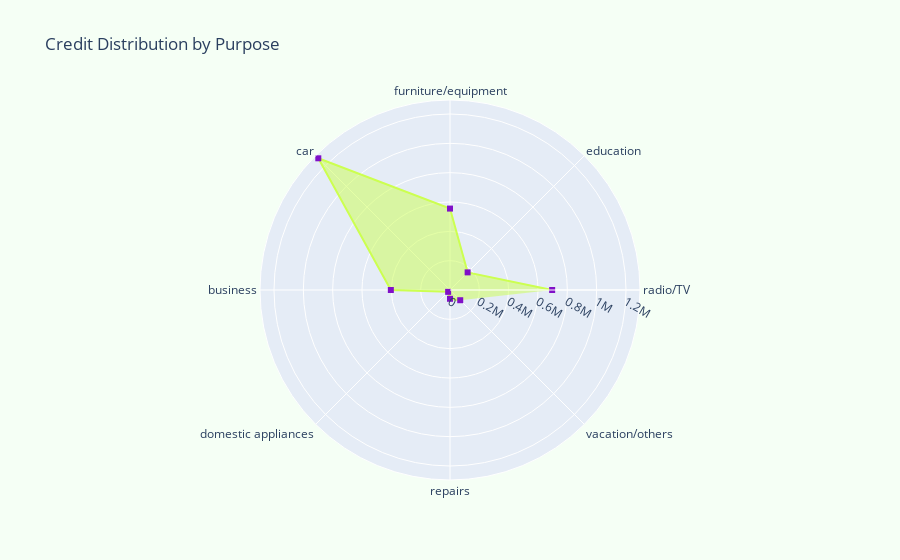

Notebook source saved alongside this figure:
### Code cell
radio_tv = np.sum(data['Credit amount'].loc[data['Purpose'] == 'radio/TV'].values)
education = np.sum(data['Credit amount'].loc[data['Purpose'] == 'education'].values)
furniture = np.sum(data['Credit amount'].loc[data['Purpose'] == 'furniture/equipment'].values)
car = np.sum(data['Credit amount'].loc[data['Purpose'] == 'car'].values)
business = np.sum(data['Credit amount'].loc[data['Purpose'] == 'business'].values)
domestic_app = np.sum(data['Credit amount'].loc[data['Purpose'] == 'domestic appliances'].values)
repairs = np.sum(data['Credit amount'].loc[data['Purpose'] == 'repairs'].values)
vacation_others = np.sum(data['Credit amount'].loc[data['Purpose'] == 'vacation/others'].values)

data_purposes = pd.DataFrame(data=[[radio_tv, education, furniture, car, business, domestic_app, repairs, vacation_others]],
                          columns=data["Purpose"].unique())

print(data_purposes)

df2 = [
    go.Scatterpolar(
        r = [radio_tv, education, furniture,car, business, domestic_app, repairs, vacation_others],
        theta = data['Purpose'].unique().tolist(),
        line = dict(
            color = "#ccff50"
        ),
        mode = 'lines+markers',
        fill='toself',
        marker = dict(
            color = '#8010c7',
            symbol='square',
            size=6
        )
    )
]

layout = go.Layout(
    showlegend = False,
    title= "Credit Distribution by Purpose",
    paper_bgcolor = "rgb(245, 255, 245)"
)

fig = dict(data=df2, layout=layout)
iplot(fig, filename = 'polar/basic')

### Figure 1 — Plotly figure (JSON) as saved in the notebook; plotly's stock layout.template omitted (floating-point values rounded to 4 significant figures)
{"data": [{"fill": "toself", "line": {"color": "#ccff50"}, "marker": {"color": "#8010c7", "size": 6, "symbol": "square"}, "mode": "lines+markers", "r": [696543, 169873, 555125, 1269881, 403330, 17976, 60018, 98512], "theta": ["radio/TV", "education", "furniture/equipment", "car", "business", "domestic appliances", "repairs", "vacation/others"], "type": "scatterpolar"}], "layout": {"paper_bgcolor": "rgb(245, 255, 245)", "showlegend": false, "title": {"text": "Credit Distribution by Purpose"}}}
